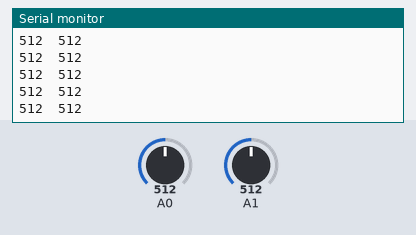
Simulated run of this sketch. Board: Arduino Uno, built with avr-gcc and run on an emulated ATmega328P. Parts: the last lines printed to the serial monitor. The inputs (shaded band) are chosen by the test bench; at power-on: A0 = 512, A1 = 512.

Above: at 1.2 s.
1.3 s: A0 set to 982
At 1.9 s:
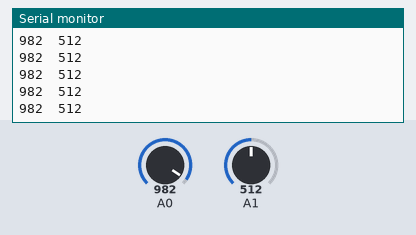
2.8 s: A0 set to 1008
At 3.4 s:
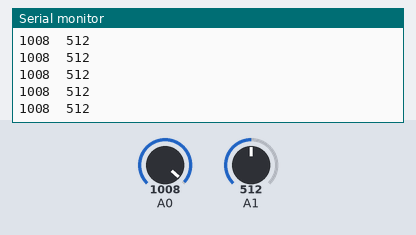
Timing chart, 0 to 5.8 s (numbered marks = the images above; inputs shaded):
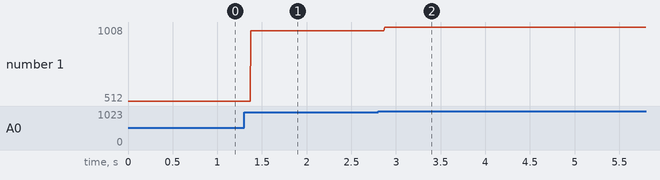

The sketch:

0415PotentiometerandPhotoresistor.ino
```cpp
void setup() {
  // put your setup code here, to run once:
  Serial.begin(9600);
}

void loop() {
  // put your main code here, to run repeatedly:
  Serial.print(analogRead(A0));
  Serial.print("\t");
  Serial.println(analogRead(A1));
}
```

Measured:
- after the input at 1.3 s, the serial monitor: prints a new line after 0.08 s (image 1)
- after the input at 2.8 s, the serial monitor: prints a new line after 0.07 s (image 2)
- plotted number 1: 512 → 982 after the input at 1.3 s, 982 → 1008 after the input at 2.8 s
